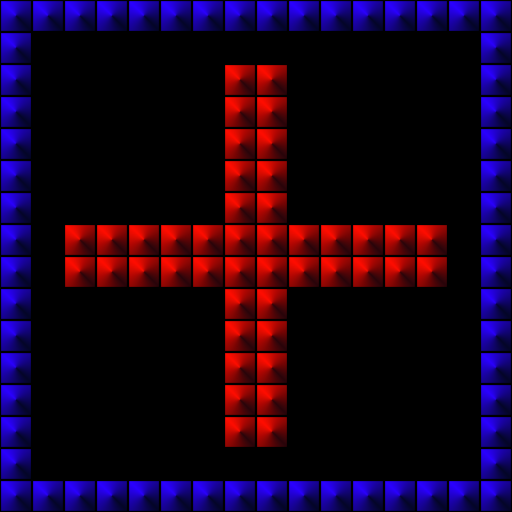

Below is a game level as drawn by its tile map, then a one-line description and the .tmx file that defines it, in full:
An orthogonal 16x16 tile map with 32x32 px tiles, 1 tile layer (Tile Layer 1).

<map version="1.10" tiledversion="1.11.0" orientation="orthogonal" renderorder="right-down" width="16" height="16" tilewidth="32" tileheight="32" infinite="0" nextlayerid="2" nextobjectid="1">
 <tileset firstgid="1" source="../../tiles/orthogonal_1.tsx" />
 <layer id="1" name="Tile Layer 1" width="16" height="16">
  <data encoding="csv">
2,2,2,2,2,2,2,2,2,2,2,2,2,2,2,2,
2,0,0,0,0,0,0,0,0,0,0,0,0,0,0,2,
2,0,0,0,0,0,0,4,4,0,0,0,0,0,0,2,
2,0,0,0,0,0,0,4,4,0,0,0,0,0,0,2,
2,0,0,0,0,0,0,4,4,0,0,0,0,0,0,2,
2,0,0,0,0,0,0,4,4,0,0,0,0,0,0,2,
2,0,0,0,0,0,0,4,4,0,0,0,0,0,0,2,
2,0,4,4,4,4,4,4,4,4,4,4,4,4,0,2,
2,0,4,4,4,4,4,4,4,4,4,4,4,4,0,2,
2,0,0,0,0,0,0,4,4,0,0,0,0,0,0,2,
2,0,0,0,0,0,0,4,4,0,0,0,0,0,0,2,
2,0,0,0,0,0,0,4,4,0,0,0,0,0,0,2,
2,0,0,0,0,0,0,4,4,0,0,0,0,0,0,2,
2,0,0,0,0,0,0,4,4,0,0,0,0,0,0,2,
2,0,0,0,0,0,0,0,0,0,0,0,0,0,0,2,
2,2,2,2,2,2,2,2,2,2,2,2,2,2,2,2
</data>
 </layer>
</map>
